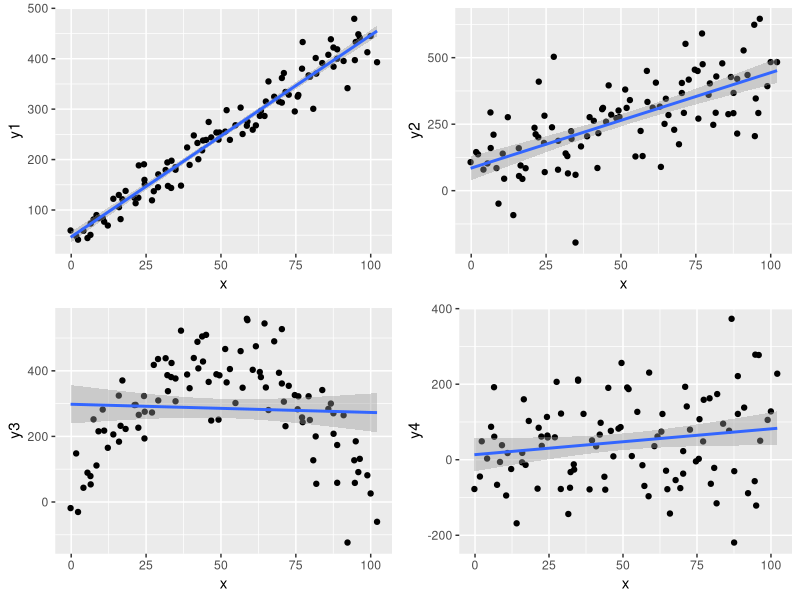
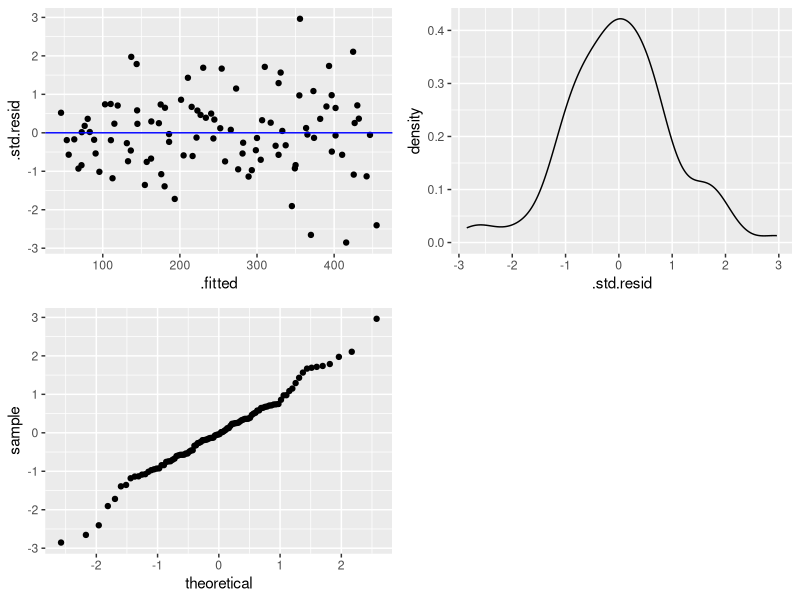
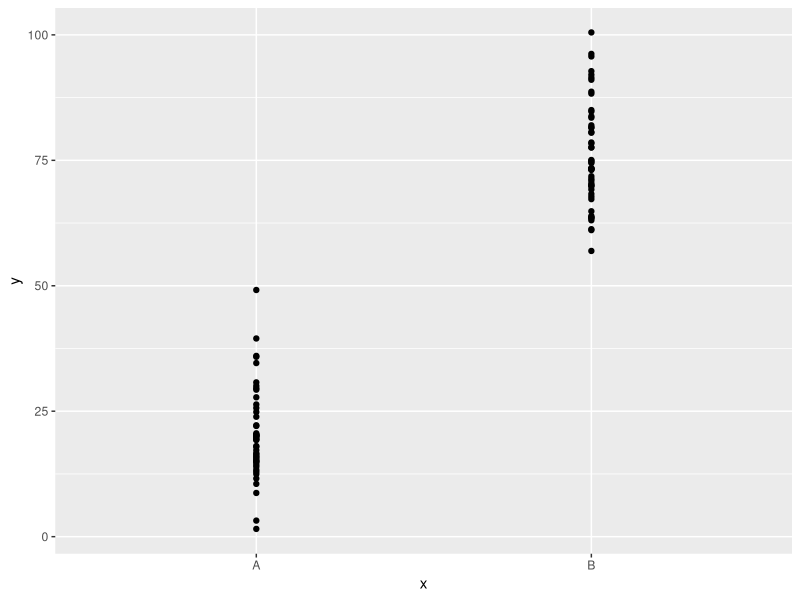
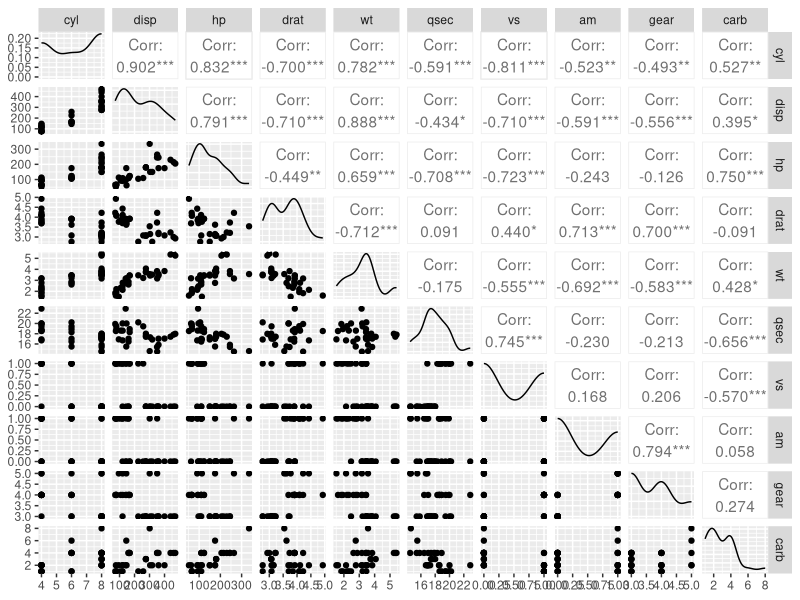
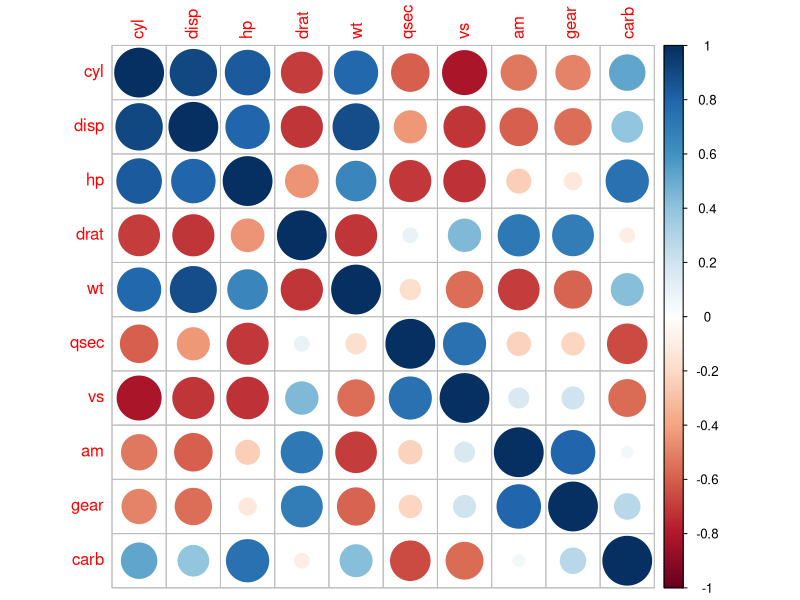

Write R code to recreate these figures, in order.
## ---- chunk 1
library(car)
library(MASS)
library(broom)
library(GGally)
library(ggplot2)
library(corrplot)
library(gridExtra)
library(tidyverse)
## ---- chunk 2
# load data from the `data1.csv` file into a variable called `df`
df <- read.csv("data/data1.csv", stringsAsFactors = F, encoding = "UTF-8")

# draw four scatterplots of relationships between cariax with every single variable y in the data box above
# add to each graph a smoothing geometry, the `lm` method
g1 <- ggplot(df, aes(x, y1)) + geom_point() + geom_smooth(method = 'lm')
g2 <- ggplot(df, aes(x, y2)) + geom_point() + geom_smooth(method = 'lm')
g3 <- ggplot(df, aes(x, y3)) + geom_point() + geom_smooth(method = 'lm')
g4 <- ggplot(df, aes(x, y4)) + geom_point() + geom_smooth(method = 'lm')
grid.arrange(g1, g2, g3, g4)

# Answer the questions:
# Q1: In which graphs do you see a possible linear relationship between the variables?
# A1: g1 and g2 

# Q2: Which graph shows nonlinear connection?
# A2: g3 and g4

# Q3: For which graph could you say the variables are independent?
# A3: g4
## ---- chunk 3
# calculate and print the Pearson's correlation coefficient between all pairs visualized in the previous exercise
cor(df$x, df$y1)
cor(df$x, df$y2)
cor(df$x, df$y3)
cor(df$x, df$y4)
## ---- chunk 4
# Use the `lm` function to create a linear data model for the `df` dataset
# where `x` is the input and `y1` is the output variable
# Save the result to the `linMod` variable and print it
linMod <- lm(y1 ~ x, data = df)
linMod
## ---- chunk 5
# execute the `summary` function on the trained linear model
summary(linMod)
## ---- chunk 6
# the following vector has the "new" values of the input variable `x`
new_x <- c(-5, 10, 50, 102)

# apply our predictive model on these new variables by using
# the `predict` function and`and linear model `linMod` linear model 
# be sure to wrap new data in the form of a data frame first
predict(linMod, data.frame(x = new_x))

# calculate predictions "manually" by reading the obtained
# coefficients from the linear model
coef(linMod)[1] + new_x * coef(linMod)[2]
## ---- chunk 7
# apply the `augment` function on the `linMod` model
# store the resulting data frame in the `predictions` variable
predictions <- augment(linMod)

# look at the first few lines from this variable
head(predictions)
## ---- chunk 8
# using the `predictions` data frame
# create a scatterplot between fitted values and std. residuals
# also draw a horizontal line that goes through zero
g1 <- ggplot(predictions, aes(.fitted, .std.resid)) + geom_point() +
  geom_hline(yintercept = 0, color = "blue")

# create a density graph of the std. residuals
# use the `geom_density` geometry function
g2 <- ggplot(predictions, aes(x = .std.resid)) + geom_density()

# create a quantile quantile graph of std. residuals
# use the `geom_qq` geometry function
# set residuals to the `sample` aesthetic (not `x`!)
g3 <- ggplot(predictions, aes(sample = .std.resid)) + geom_qq()

grid.arrange(g1, g2, g3, ncol = 2)
## ---- chunk 9
# load data from the `data2.csv` file in the `df2` data frame
# examine the loaded data frame
df2 <- read_csv("data/data2.csv")
df2$x <- factor(df2$x)
glimpse(df2)

# draw a scatterplot of a relationship between `x` and `y`
ggplot(df2, aes(x, y)) + geom_point()
## ---- chunk 10
# Use the `lm` function to create a linear data model from the `df2` data frame
# where `x` is input and `y` is output variable
# save the result to the `linMod2` variable
linMod2 <- lm(y ~ x, data = df2)

# print out the summary of `linMod2`
summary(linMod2)
## ---- chunk 11
# Use the `lm` function to create a linear data model from the `mtcars` table
# use the variables `am`,` cyl` and `wt` as input
# and the variable `mpg` as output
# name the model `linMod`
linMod <- lm(mpg ~ am + cyl + wt, data = mtcars)

# check the model summary
summary(linMod)
## ---- chunk 12
# put all (truly) numeric columns from the `mtcars` dataset
# into a `mtCarsNumPred` data frame
# (do not include the `mpg` variable since we will treat it as our goal)
mtcars %>% select(-mpg) %>% select_if(is.numeric) -> mtCarsNumPred

# print the correlation matrix using the `cor` function
# and the `mtCarsNumPred` as input parameter
mtCarsNumPred %>% cor

# pass this data frame to the `ggpairs` function of the `GGally` package
ggpairs(mtCarsNumPred)
## ---- chunk 13
# load the `corrplot` package (install if necessary)
# invoke the `corrplot` function to which you will pass the correlation matrix
# made from the `mtCarsNumPred` data frame
corrplot(cor(mtCarsNumPred))
## ---- chunk 14
# train the linear model `lm_all` which uses the `mtcars` data frame
# and has `mpg` as target and all other variables as predictors
#pass the above model to the `vif` function of the` cars` package and print the result
lm_all <- lm(mpg ~., data = mtcars)
vif(lm_all)
## ---- chunk 15
# train the following linear models:
# `lm1` -` mpg` depending on `disp`
# `lm2` -` mpg` depending on `wt`
# `lm3` -` mpg` depending on `disp` and` wt`
lm1 <- lm(mpg ~ disp, data = mtcars)
lm2 <- lm(mpg ~ wt, data = mtcars)
lm3 <- lm(mpg ~ disp + wt, data = mtcars)

# study the summaries of the linear models obtained,
# especially the t-values of the parameters and the R-squared measure
summary(lm1)
summary(lm2)
summary(lm3)
## ---- chunk 16
# We create a "complete" and "empty" model
lm_all <- lm(mpg ~., data = mtcars)
lm_blank <- lm(mpg ~ 1, data = mtcars)

# check out summaries on these models
# to get the feeling of "baseline" performance
summary(lm_all)
summary(lm_blank)

# use the `stepAIC` function to create the `lm1` and `lm2` models
# `lm1` - created by backward selection from full model
# (parameter direction = "backward")
lm1 <- stepAIC(lm_all, direction = "backward", trace = 0)

# `lm2` - is created by selecting" advance "from the empty model
# (parameters direction = "forward",
#              scope = list (upper = lm_all, lower = lm_ blank))
lm2 <- stepAIC (lm_blank, scope = list (upper = lm_all, lower = lm_blank),
                direction = "forward", trace = 0)

# check out summaries of these models
summary(lm1)
summary(lm2)
